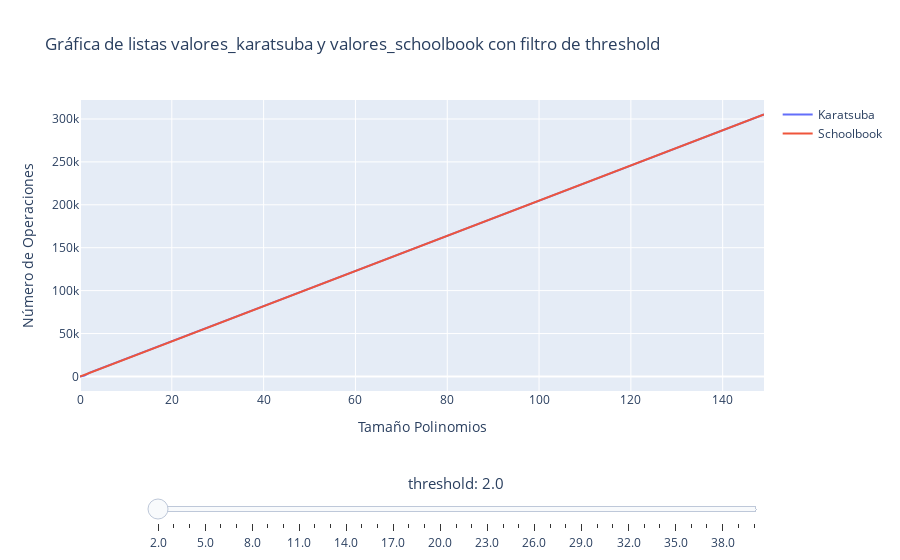

The code cell stored with this chart in its notebook:
### Markdown cell above
### Experimentación Threshold

### Code cell
graficar_listas_threshold(tam_poli=150, 
                        max_threshold_range=40,
                        diff_size=True,
                        verbose=True)

# 12mins aprox

### Figure 1 — Plotly figure (JSON) as saved in the notebook; plotly's stock layout.template omitted (floating-point values rounded to 4 significant figures; data arrays with more than 128 entries replaced by an {"elided": "..."} marker saying what was removed)
{"data": [{"mode": "lines", "name": "Karatsuba", "type": "scatter", "x": {"elided": "150 int values"}, "y": {"elided": "151 int values"}}, {"mode": "lines", "name": "Schoolbook", "type": "scatter", "x": {"elided": "150 int values"}, "y": {"elided": "151 int values"}}], "layout": {"sliders": [{"currentvalue": {"font": {"size": 15}, "prefix": "threshold: ", "visible": true, "xanchor": "center"}, "len": 0.9, "steps": [{"args": [["2.0"], {"frame": {"duration": 100, "redraw": true}, "mode": "immediate", "transition": {"duration": 0}}], "label": "2.0", "method": "animate"}, {"args": [["3.0"], {"frame": {"duration": 100, "redraw": true}, "mode": "immediate", "transition": {"duration": 0}}], "label": "3.0", "method": "animate"}, {"args": [["4.0"], {"frame": {"duration": 100, "redraw": true}, "mode": "immediate", "transition": {"duration": 0}}], "label": "4.0", "method": "animate"}, {"args": [["5.0"], {"frame": {"duration": 100, "redraw": true}, "mode": "immediate", "transition": {"duration": 0}}], "label": "5.0", "method": "animate"}, {"args": [["6.0"], {"frame": {"duration": 100, "redraw": true}, "mode": "immediate", "transition": {"duration": 0}}], "label": "6.0", "method": "animate"}, {"args": [["7.0"], {"frame": {"duration": 100, "redraw": true}, "mode": "immediate", "transition": {"duration": 0}}], "label": "7.0", "method": "animate"}, {"args": [["8.0"], {"frame": {"duration": 100, "redraw": true}, "mode": "immediate", "transition": {"duration": 0}}], "label": "8.0", "method": "animate"}, {"args": [["9.0"], {"frame": {"duration": 100, "redraw": true}, "mode": "immediate", "transition": {"duration": 0}}], "label": "9.0", "method": "animate"}, {"args": [["10.0"], {"frame": {"duration": 100, "redraw": true}, "mode": "immediate", "transition": {"duration": 0}}], "label": "10.0", "method": "animate"}, {"args": [["11.0"], {"frame": {"duration": 100, "redraw": true}, "mode": "immediate", "transition": {"duration": 0}}], "label": "11.0", "method": "animate"}, {"args": [["12.0"], {"frame": {"duration": 100, "redraw": true}, "mode": "immediate", "transition": {"duration": 0}}], "label": "12.0", "method": "animate"}, {"args": [["13.0"], {"frame": {"duration": 100, "redraw": true}, "mode": "immediate", "transition": {"duration": 0}}], "label": "13.0", "method": "animate"}, {"args": [["14.0"], {"frame": {"duration": 100, "redraw": true}, "mode": "immediate", "transition": {"duration": 0}}], "label": "14.0", "method": "animate"}, {"args": [["15.0"], {"frame": {"duration": 100, "redraw": true}, "mode": "immediate", "transition": {"duration": 0}}], "label": "15.0", "method": "animate"}, {"args": [["16.0"], {"frame": {"duration": 100, "redraw": true}, "mode": "immediate", "transition": {"duration": 0}}], "label": "16.0", "method": "animate"}, {"args": [["17.0"], {"frame": {"duration": 100, "redraw": true}, "mode": "immediate", "transition": {"duration": 0}}], "label": "17.0", "method": "animate"}, {"args": [["18.0"], {"frame": {"duration": 100, "redraw": true}, "mode": "immediate", "transition": {"duration": 0}}], "label": "18.0", "method": "animate"}, {"args": [["19.0"], {"frame": {"duration": 100, "redraw": true}, "mode": "immediate", "transition": {"duration": 0}}], "label": "19.0", "method": "animate"}, {"args": [["20.0"], {"frame": {"duration": 100, "redraw": true}, "mode": "immediate", "transition": {"duration": 0}}], "label": "20.0", "method": "animate"}, {"args": [["21.0"], {"frame": {"duration": 100, "redraw": true}, "mode": "immediate", "transition": {"duration": 0}}], "label": "21.0", "method": "animate"}, {"args": [["22.0"], {"frame": {"duration": 100, "redraw": true}, "mode": "immediate", "transition": {"duration": 0}}], "label": "22.0", "method": "animate"}, {"args": [["23.0"], {"frame": {"duration": 100, "redraw": true}, "mode": "immediate", "transition": {"duration": 0}}], "label": "23.0", "method": "animate"}, {"args": [["24.0"], {"frame": {"duration": 100, "redraw": true}, "mode": "immediate", "transition": {"duration": 0}}], "label": "24.0", "method": "animate"}, {"args": [["25.0"], {"frame": {"duration": 100, "redraw": true}, "mode": "immediate", "transition": {"duration": 0}}], "label": "25.0", "method": "animate"}, {"args": [["26.0"], {"frame": {"duration": 100, "redraw": true}, "mode": "immediate", "transition": {"duration": 0}}], "label": "26.0", "method": "animate"}, {"args": [["27.0"], {"frame": {"duration": 100, "redraw": true}, "mode": "immediate", "transition": {"duration": 0}}], "label": "27.0", "method": "animate"}, {"args": [["28.0"], {"frame": {"duration": 100, "redraw": true}, "mode": "immediate", "transition": {"duration": 0}}], "label": "28.0", "method": "animate"}, {"args": [["29.0"], {"frame": {"duration": 100, "redraw": true}, "mode": "immediate", "transition": {"duration": 0}}], "label": "29.0", "method": "animate"}, {"args": [["30.0"], {"frame": {"duration": 100, "redraw": true}, "mode": "immediate", "transition": {"duration": 0}}], "label": "30.0", "method": "animate"}, {"args": [["31.0"], {"frame": {"duration": 100, "redraw": true}, "mode": "immediate", "transition": {"duration": 0}}], "label": "31.0", "method": "animate"}, {"args": [["32.0"], {"frame": {"duration": 100, "redraw": true}, "mode": "immediate", "transition": {"duration": 0}}], "label": "32.0", "method": "animate"}, {"args": [["33.0"], {"frame": {"duration": 100, "redraw": true}, "mode": "immediate", "transition": {"duration": 0}}], "label": "33.0", "method": "animate"}, {"args": [["34.0"], {"frame": {"duration": 100, "redraw": true}, "mode": "immediate", "transition": {"duration": 0}}], "label": "34.0", "method": "animate"}, {"args": [["35.0"], {"frame": {"duration": 100, "redraw": true}, "mode": "immediate", "transition": {"duration": 0}}], "label": "35.0", "method": "animate"}, {"args": [["36.0"], {"frame": {"duration": 100, "redraw": true}, "mode": "immediate", "transition": {"duration": 0}}], "label": "36.0", "method": "animate"}, {"args": [["37.0"], {"frame": {"duration": 100, "redraw": true}, "mode": "immediate", "transition": {"duration": 0}}], "label": "37.0", "method": "animate"}, {"args": [["38.0"], {"frame": {"duration": 100, "redraw": true}, "mode": "immediate", "transition": {"duration": 0}}], "label": "38.0", "method": "animate"}, {"args": [["39.0"], {"frame": {"duration": 100, "redraw": true}, "mode": "immediate", "transition": {"duration": 0}}], "label": "39.0", "method": "animate"}, {"args": [["40.0"], {"frame": {"duration": 100, "redraw": true}, "mode": "immediate", "transition": {"duration": 0}}], "label": "40.0", "method": "animate"}], "transition": {"duration": 0}, "x": 0.1, "y": -0.2}], "title": {"text": "Gráfica de listas valores_karatsuba y valores_schoolbook con filtro de threshold"}, "xaxis": {"title": {"text": "Tamaño Polinomios"}}, "yaxis": {"title": {"text": "Número de Operaciones"}}}}
